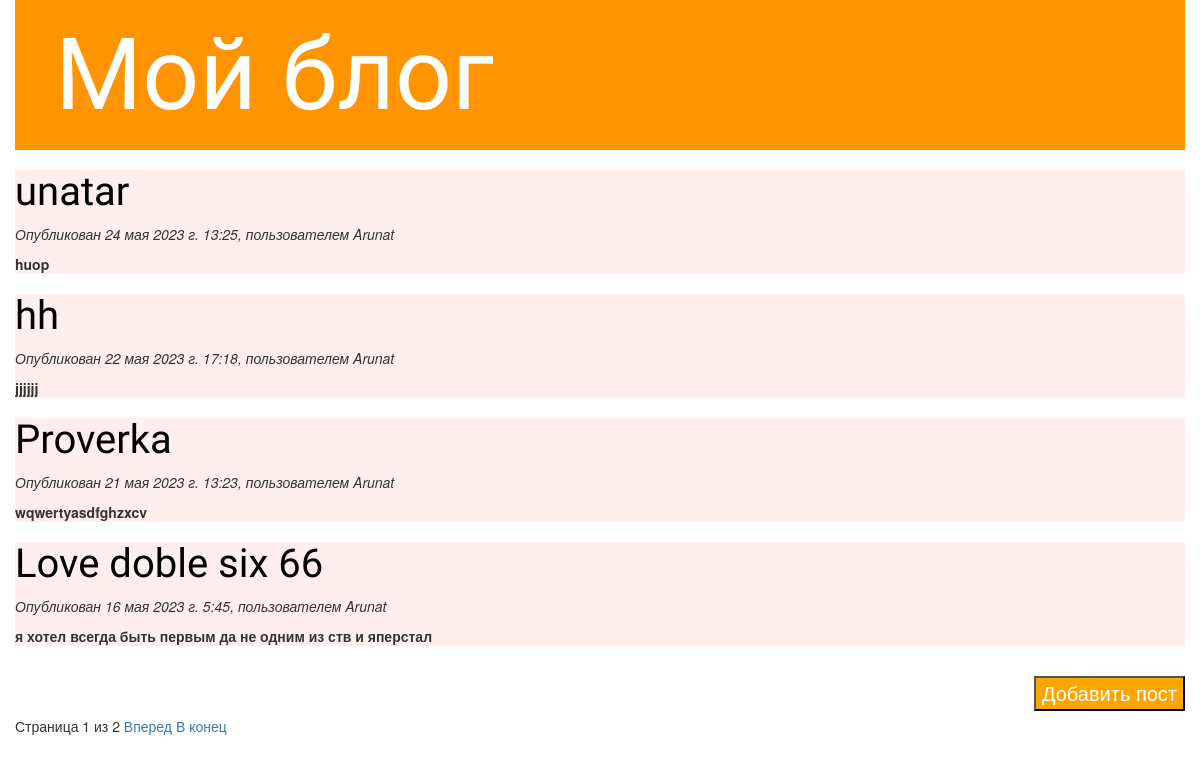
/, run on an earlier commit of the app's database.
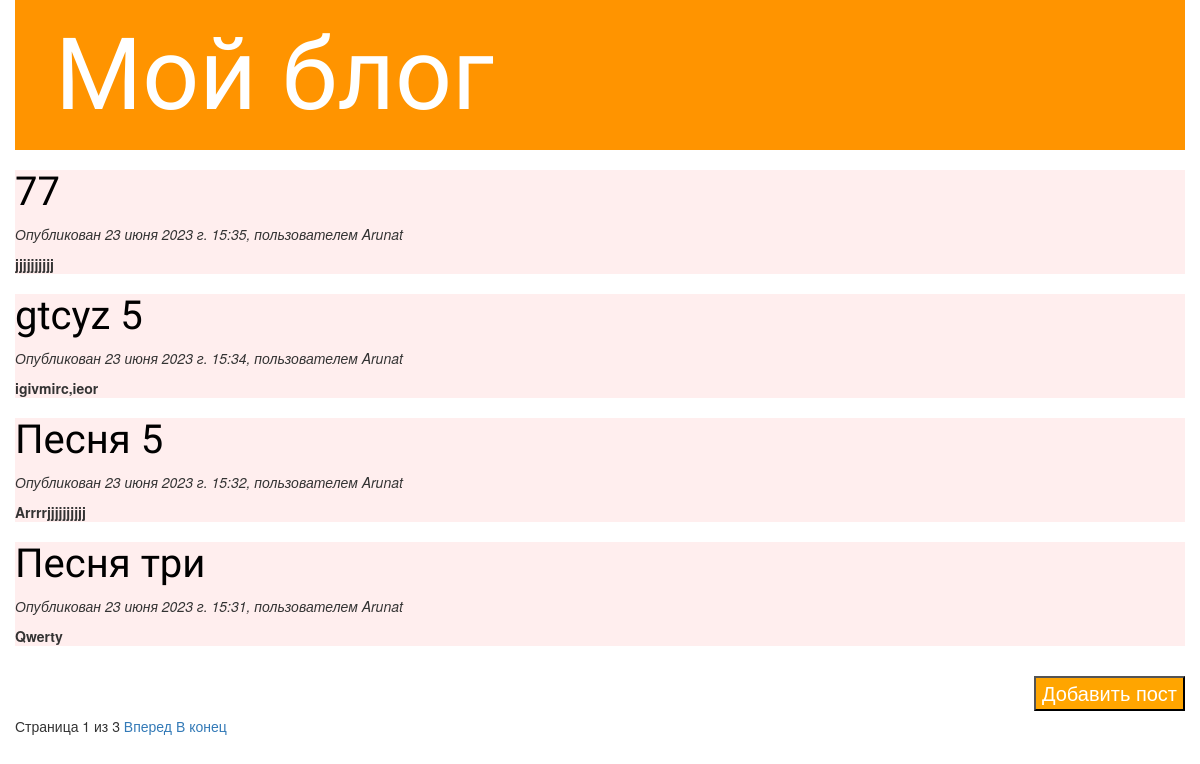
And on a later commit of the database.
### main/models.py (models this page shows, shortened)
class Post(models.Model):
    class Status(models.TextChoices):
        DRAFT = 'DF', 'Черновик'
        PUBLISHED = 'PB', 'Опубликован'
    title = models.CharField(max_length=250)
    slug = models.SlugField(max_length=250,
                            unique_for_date='publish') #для того чтобы в базе данных не могло сохроняться посты с одинаковыми слагами
    author = models.ForeignKey(User,
                               on_delete=models.CASCADE,
                               related_name='blog_posts')
    body = models.TextField()
    publish = models.DateTimeField(default=timezone.now)
    created = models.DateTimeField(auto_now_add=True)
    update = models.DateTimeField(auto_now=True)
    status = models.CharField(max_length=2,
                              choices=Status.choices,
                              default=Status.PUBLISHED)
    objects = models.Manager()
    published = PublishedManager()
    class Meta:
        ordering = ['-publish']
        indexes = [
            models.Index(fields=['-publish'])
        ]
    def get_absolute_url(self):
        return reverse('main:post_detail',
                       args=[self.publish.year,
                             self.publish.month,
                             self.publish.day,
                             self.slug
                             ])

### main/views.py (the view)
# urls.py: path('', views.post_list, name='post_list'),
def post_list(request):
    post_lists = Post.published.all()
    paginator = Paginator(post_lists, 4)
    page_number = request.GET.get('page')  # если нет по такому юрл постарничной разбивки, переносит на 1 стр
    try:
        posts = paginator.get_page(page_number)
    except PageNotAnInteger:
        posts = paginator.page('1')
    except EmptyPage:
        posts = paginator.page(paginator.num_pages)
    return render(request,
                  'main/post/list.html',
                  {'posts': posts})

### main/models.py (called while the page is built)
    def get_queryset(self):
        return super().get_queryset()\
                        .filter(status=Post.Status.PUBLISHED)

### main/templates/main/post/list.html (shortened to what this page needs)
{% extends "main/base.html" %}
{% block content %}
    {% for post in posts %}
        <div class="post-list">
            <h2 class="post-name">
                <a href = '{{ post.get_absolute_url }}'>
                    {{ post.title }}
                </a>
            </h2>
            <p class="date">
                <i> Опубликован {{post.publish}}, пользователем {{ post.author }} </i>
            </p>
            <b>{{ post.body|truncatewords:30|linebreaks }}</b>
        </div>
    {% endfor %}
    <br>
    <a href="{% url 'main:create' %}"><button class="button1">Добавить пост</button></a> <br>
    {% include "pagination.html" with page=posts %}
{% endblock %}

What changed in the data, as far as the page shows it:
no longer on this page (row unchanged): Post: title "unatar", publish "24 мая 2023 г. 13:25", author "Arunat", body "huop"
no longer on this page (row unchanged): Post: title "hh", publish "22 мая 2023 г. 17:18", author "Arunat", body "jjjjjj"
no longer on this page (row unchanged): Post: title "Proverka", publish "21 мая 2023 г. 13:23", author "Arunat", body "wqwertyasdfghzxcv"
no longer on this page (row unchanged): Post: title "Love doble six 66", publish "16 мая 2023 г. 5:45", author "Arunat", body "я хотел всегда быть первым да не одним из ств и яперстал"
added Post: title "77", publish "23 июня 2023 г. 15:35", author "Arunat", body "jjjjjjjjjj"
added Post: title "gtcyz 5", publish "23 июня 2023 г. 15:34", author "Arunat", body "igivmirc,ieor"
added Post: title "Песня 5", publish "23 июня 2023 г. 15:32", author "Arunat", body "Arrrrjjjjjjjjjj"
added Post: title "Песня три", publish "23 июня 2023 г. 15:31", author "Arunat", body "Qwerty"
Also different on the page:
{{ page.paginator.num_pages }}: "2" → "3"
